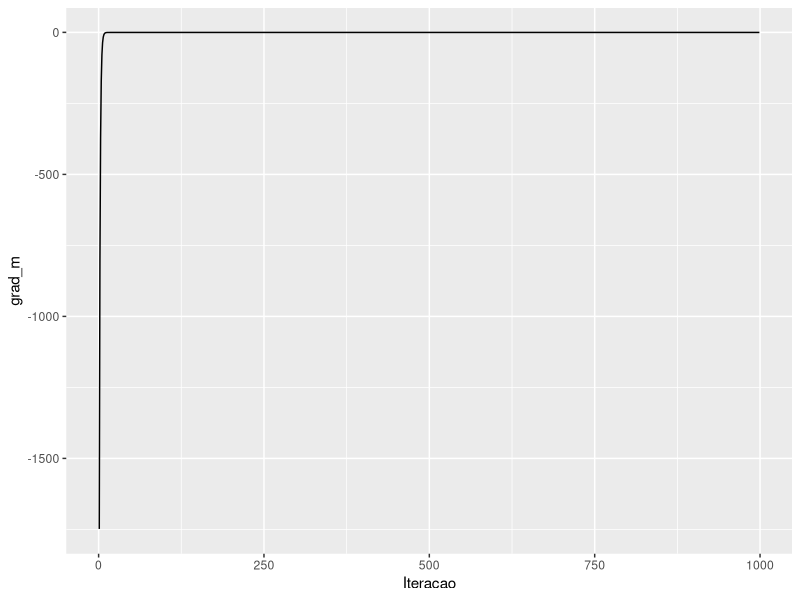
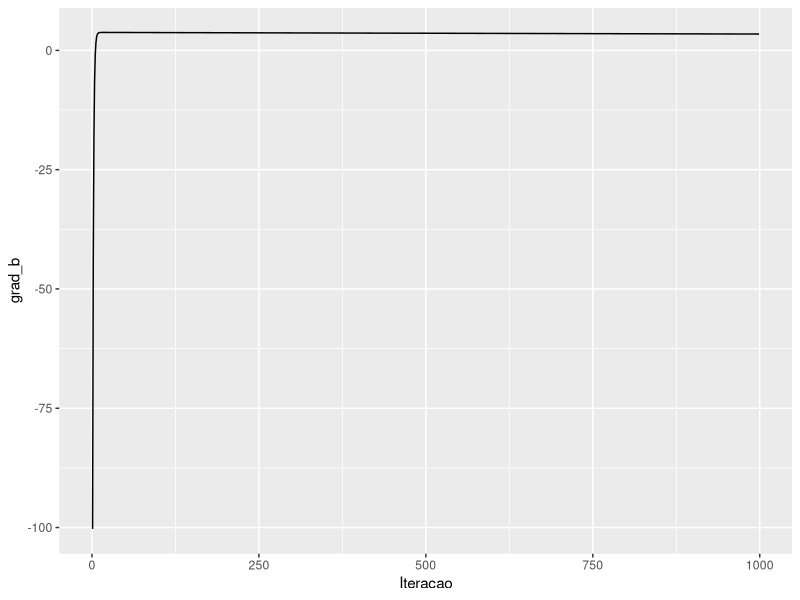

Write the R code that produced these figures, in order.
require(ggplot2)
require(dplyr)

dataframe = read.csv(file = "q5_grad.csv", sep = ";")
ggplot(filter(dataframe, Iteracao < 1000), aes(x=Iteracao, y=grad_m)) + geom_line()
ggplot(filter(dataframe, Iteracao < 1000), aes(x=Iteracao, y=grad_b)) + geom_line()
